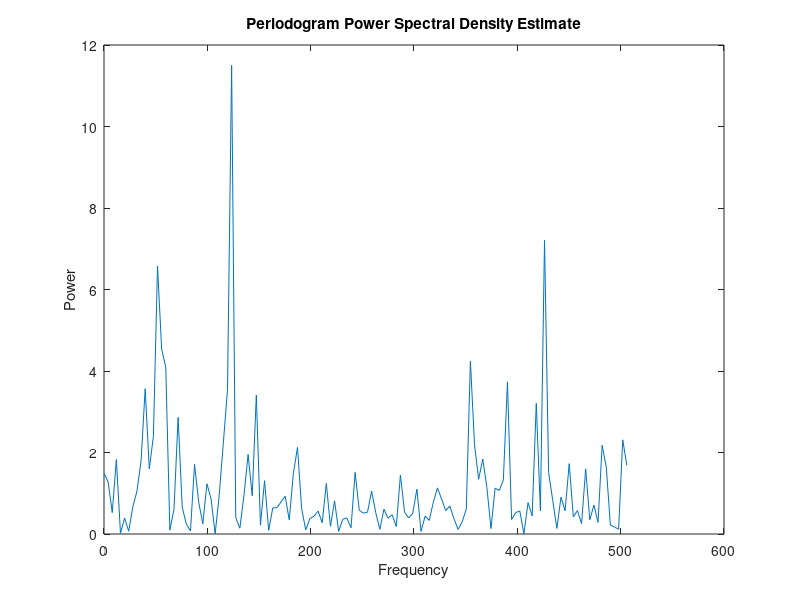

The MATLAB source for this figure:
clc
clear all
close all
fs = 1000;
t = 0:1/fs:.25;
x = sin(2*pi*50*t) + sin(2*pi*120*t);
y = x + 2*randn(size(t));
f = 1000/251*(0:127); %frequency axis of size 128
p =  periodogram(y);
plot(f, p(1:128)); %size must agree.
title('Periodogram Power Spectral Density Estimate');
xlabel('Frequency');
ylabel('Power');
